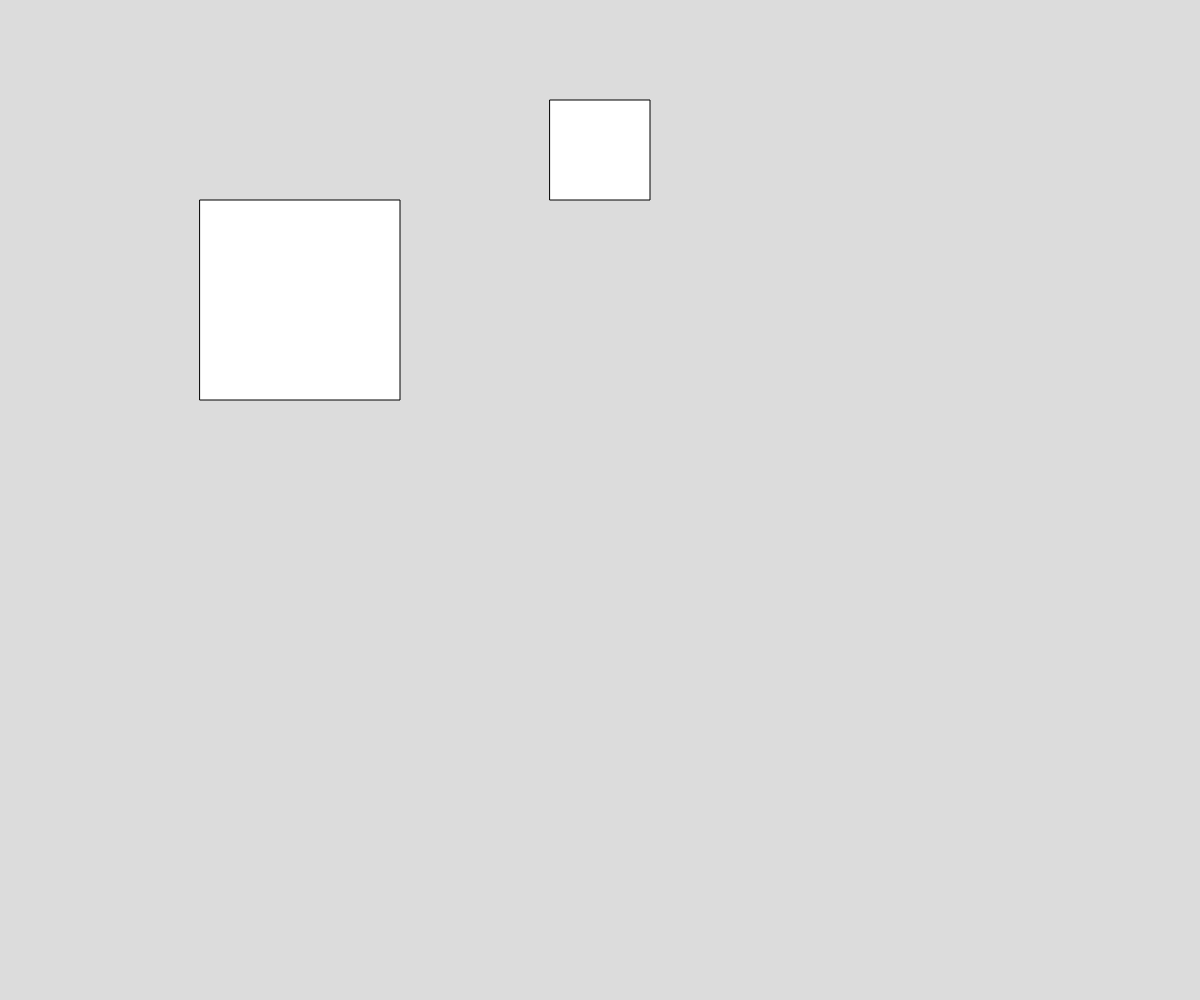
Frame 1 (no input)
Frame 60 (no input): identical to frame 1, image omitted
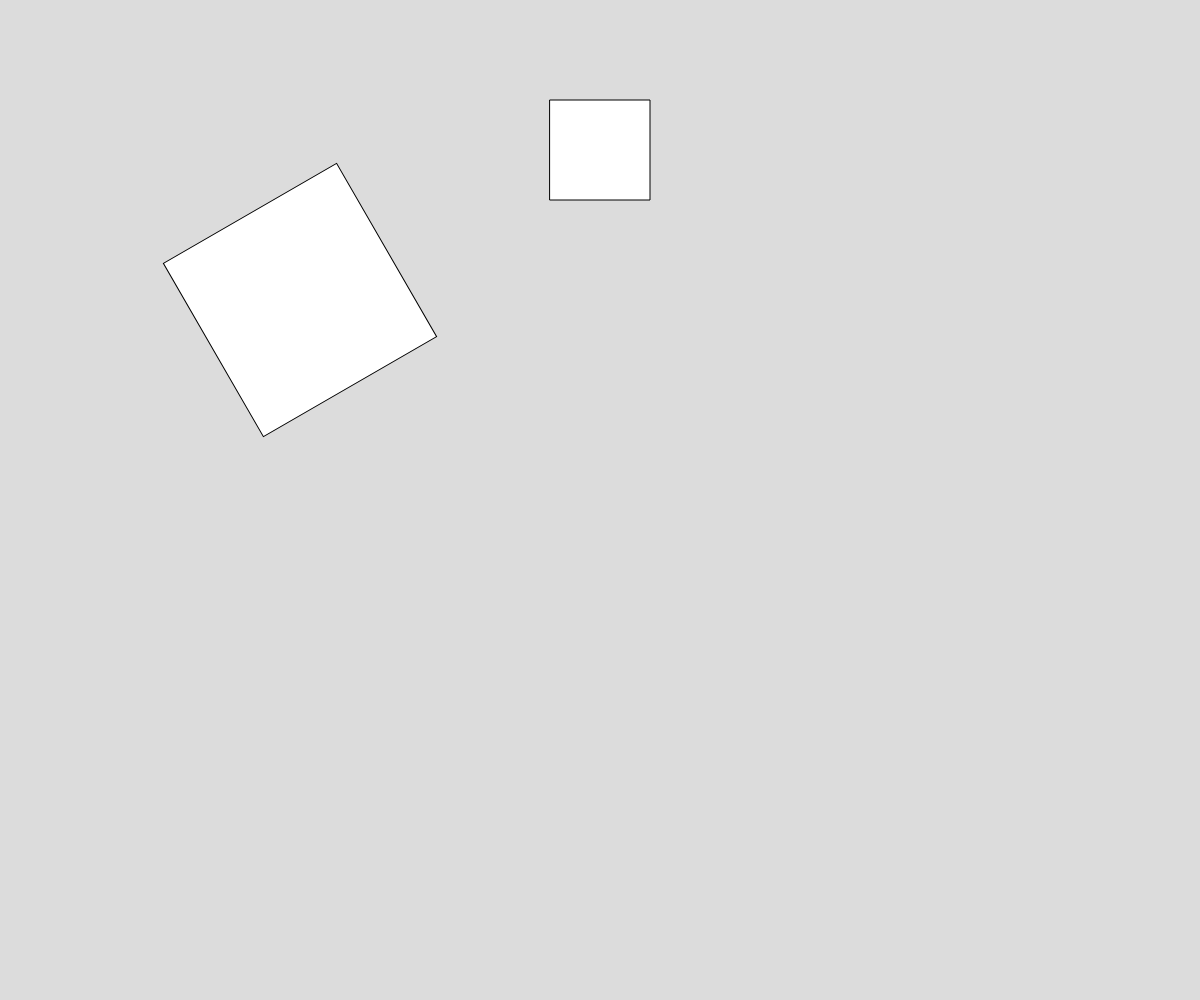
Frame 120 (the mouse pressed at the canvas centre since frame 60)

The p5.js sketch that drew these frames (run headless with seeded random() and noise() and a simulated clock; from frame 60 on, the mouse is pressed at the canvas centre):

// p5.js sketch
// ── sketch.js
// Translate/Rotate Demo


function setup() {
  createCanvas(windowWidth, windowHeight);
  angleMode(DEGREES);
  rectMode(CENTER);
}

function draw() {
  background(220);

  push(); // saves the state of the transformation matrix
  translate(300, 300); // moves the origin
  rotate(mouseX);
  square(0, 0, 200);
  pop(); // restores the tranformation matrix from the push
  
  rect(600, 150, 100, 100);
}
